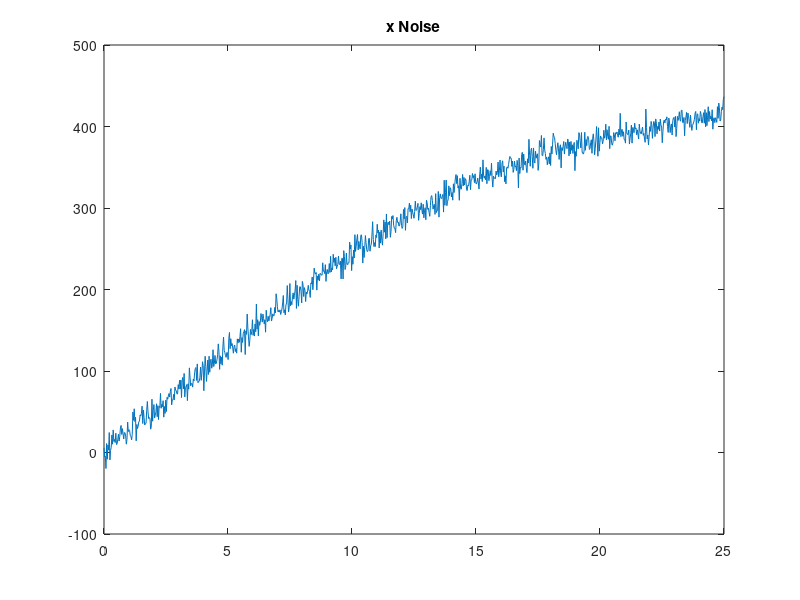
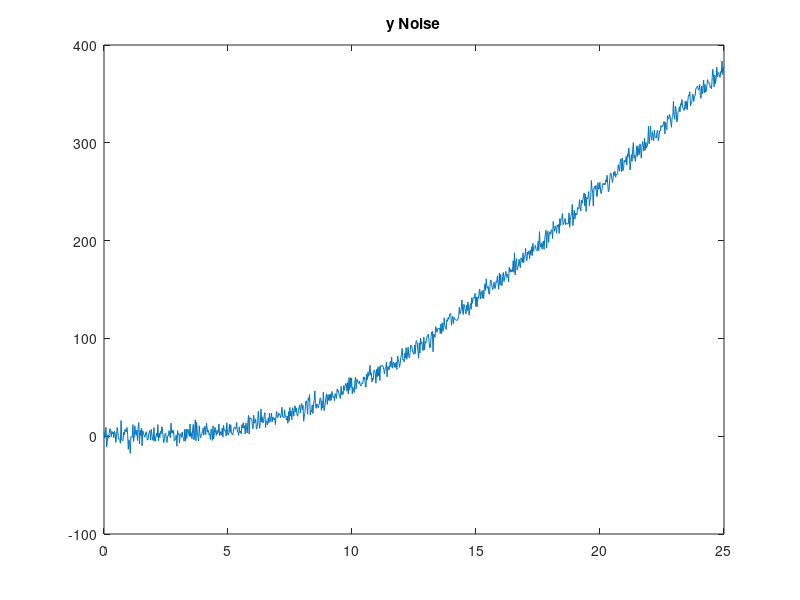

These figures' MATLAB source, in order: (Note: this script raises an error after producing the figures.)
clc; clear all; close all
Input = 30;
%%%%%%%%%%%%%%%%%%%%%%%%%%%%%%%%%%%%%%%%%%%%%%%%%%%%%%%

%%%%%%%%%%%%%%%%%%%%%%%%%%%%%%%%%%%%%%%%%%%%%%%%%%%%%%%
%GPS DATA
%load('CVF9LatX.mat'); load('CVF9LongY.mat');
%Ideal AASHTO
load('MichXm.mat'); load('MichYm.mat');
%x2 = LatX'; y2 = LongY';   
x2 = xm'; y2 = ym';
x2 = unique(x2); y2 = unique(y2);
x2 = x2(1:numel(y2));
t = linspace(0,25,numel(x2));
%figure; plot(t,x2); title('x Ideal')
%figure; plot(t,y2); title('y Ideal')
x2 = awgn(x2,Input,'measured');
figure; plot(t,x2); title('x Noise')
y2 = awgn(y2,Input,'measured');
figure; plot(t,y2); title('y Noise')

X = [x2',y2'];
[L,R,K] = curvature(X);
K(1,:) = []; K(end,:) = []; L(1,:) = []; L(end,:) = [];
x2(1) = []; x2(end) = []; y2(1) = []; y2(end) = [];
%figure; scatter(x2,y2);
%xlabel('X Coordinate (m)'); ylabel('Y Coordinate (m)')
%title('Raw Road Data')
figure;
h = scatter(x2,y2); grid on; axis equal; set(h,'marker','.');
xlabel('X Coordinate (m)'); ylabel('Y Coordinate (m)')
title('Road with Curvature Vectors')
hold on

quiver(x2',y2',K(:,1),K(:,2)); hold off  
y = sqrt(K(:,1).^2 + K(:,2).^2);
s = L;
figure; plot(s,y)


% Initial Conditions, NEVER repeat them.
x0 = [100 200 300 400 500];
% Curvature Model M.1
M1 = @(x,s) ((x(5)./(x(2)-x(1))).*(s - x(1))).*(heaviside(s-x(1)) - heaviside(s-x(2))) +...
     x(5).*(heaviside(s-x(2))-heaviside(s-x(3))) + ...
( ( x(5)./(x(4)-x(3))).*(-s+x(3))+ x(5) ).*(heaviside(s-x(3)) - heaviside(s-x(4))); 
% Pr.1
fprintf('Pr. 1, Least Squares Min. Has finalized');
options = optimset('Display','off');
x = lsqcurvefit(M1,x0,s(1:end),y,[],[],options)
snew = linspace(s(1),s(end),100); % <--- This defines the 
% size of the "K_vector".
figure; hold on; 
plot(s,y,'bo');
xlabel('S-Segment (m)'); ylabel ('Curvature(m^{-1})');
plot(snew,M1(x,snew),'k-','linewidth',2);
xlim([snew(1), snew(end)+5]);
legend('Data','Fitted Response','location','best'); 
title('Data and Fitted Curve'); grid on
